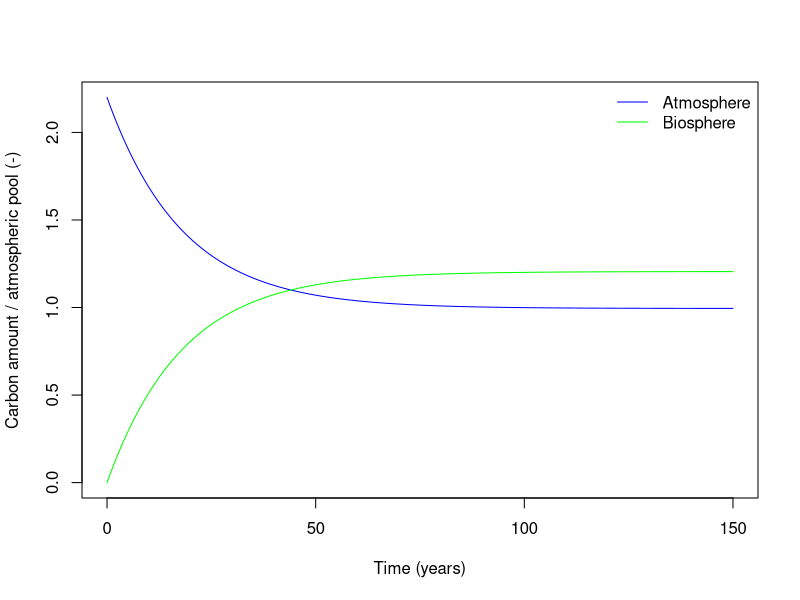
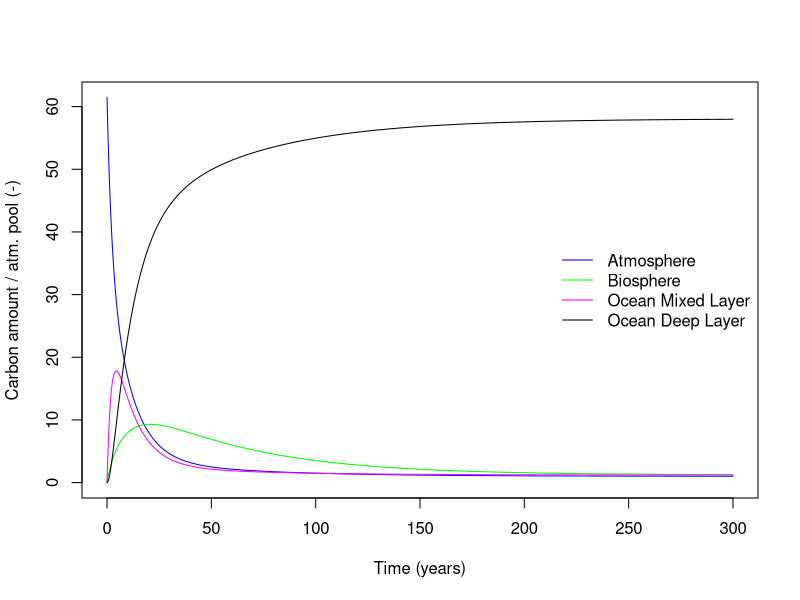
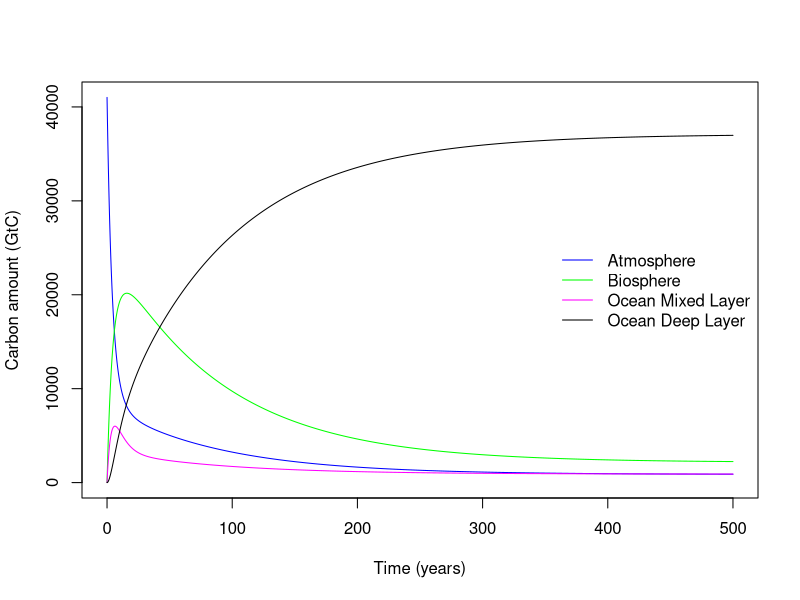
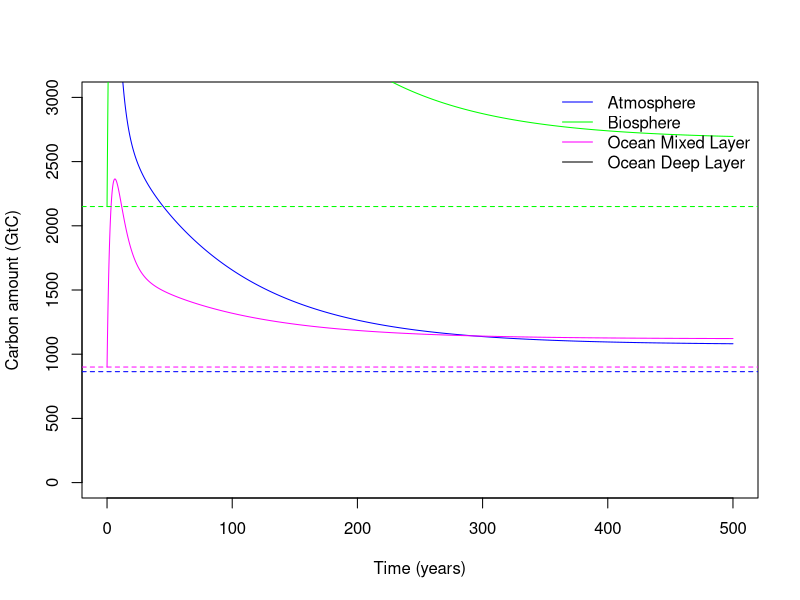

The R source for these figures, in order:
## ---- chunk 1

# Reference: 
# Avenhaus, R., S. Fenyi, and H. Frick. 1979. “Box Models for the CO2 Cycle of the Earth.” Environment International 2 (4): 379–85.

library(deSolve)

# Define the box model function
carbon_model <- function(time, state, parameters) {
  with(as.list(c(state, parameters)), {
    
    # Exchange coefficients in yr-1 (Avenhaus et al., 1979; Table 1)
    k_ab <- 1/33 
    k_ba <- 1/40
    
    # ODEs: Flux = sources minus sinks
    dA_dt <- k_ba * B - k_ab * A
    dB_dt <- k_ab * A - k_ba * B

    # Return the derivatives
    return(list(c(dA_dt, dB_dt)))
  })
}

# Initial state (Avenhaus et al., 1979; Table 1)
ya <- 1
yb <- 1.2 * ya

# Let's put all the carbon into the atmosphere
A <- ya + yb
B <- 0

initial_state <- c(A = A, B = B)

# Time points for simulation
times <- seq(0, 150, by = 0.1)

# Parameters (not used in this simple example)
parameters <- list()

# Solve the ODEs
output <- ode(y = initial_state, times = times, func = carbon_model, parms = parameters)

output <- data.frame(output)

# Plot the results
matplot(output$time, output[, c("A", "B")], type = "l", lty = 1, col = c("blue", "green"),
        xlab = "Time (years)", ylab = "Carbon amount / atmospheric pool (-)")

legend("topright", legend = c("Atmosphere", "Biosphere"), col = c("blue", "green"), lty = 1, bty = "n")

## ---- chunk 2

# Reference: 
# Avenhaus, R., S. Fenyi, and H. Frick. 1979. “Box Models for the CO2 Cycle of the Earth.” Environment International 2 (4): 379–85.

library(deSolve)

# Define the box model function
carbon_model <- function(time, state, parameters) {
  with(as.list(c(state, parameters)), {
    
    # Exchange coefficients in yr-1 (Avenhaus et al., 1979; Table 1)
    k_ab <- 1/33  
    k_ba <- 1/40
    k_am <- 1/5 
    k_ma <- 1/6
    k_md <- 1/6.2
    k_dm <- 1/300
    
    # ODEs: Flux = sources minus sinks
    dA_dt <- k_ba * B + k_ma * M - k_ab * A - k_am * A
    dB_dt <- k_ab * A - k_ba * B
    dM_dt <- k_am * A + k_dm * D - k_ma * M - k_md * M
    dD_dt <- k_md * M - k_dm * D

    # Return the derivatives
    return(list(c(dA_dt, dB_dt, dM_dt, dD_dt)))
  })
}

# Initial state

# The pool size is estimated by Craig

ya <- 1 
yb <- 1.21 * ya
ym <- 1.2 * ya
yd <- 58.06 * ya

A <- ya + yb + ym + yd
B <- 0
M <- 0
D <- 0

initial_state <- c(A = A, B = B, M = M, D = D)

# Time points for simulation
times <- seq(0, 300, by = 0.1)

# Parameters (not used in this simple example)
parameters <- list()

# Solve the ODEs
output <- ode(y = initial_state, times = times, func = carbon_model, parms = parameters)

output <- data.frame(output)

# Plot the results
matplot(output$time, output[, c("A", "B", "M", "D")], type = "l", lty = 1, col = c("blue", "green", "magenta", "black"),
        xlab = "Time (years)", ylab = "Carbon amount / atm. pool (-)")

legend("right", legend = c("Atmosphere", "Biosphere", "Ocean Mixed Layer", "Ocean Deep Layer"), col = c("blue", "green", "magenta", "black"), lty = 1, bty = "n")

## ---- chunk 3

library(deSolve)

# Define the box model function
carbon_model <- function(time, state, parameters) {
  with(as.list(c(state, parameters)), {
    
    # Exchange coefficients in yr-1 (Dessler 2022, page 75, Figure 5.2)
    k_ab <- 110/864
    k_ba <- 110/2150
    k_am <- 60/864
    k_ma <- 60/900
    k_md <- 100/900
    k_dm <- 100/37100
    
    # ODEs: Flux = sources minus sinks
    dA_dt <- k_ba * B + k_ma * M - k_ab * A - k_am * A
    dB_dt <- k_ab * A - k_ba * B
    dM_dt <- k_am * A + k_dm * D - k_ma * M - k_md * M
    dD_dt <- k_md * M - k_dm * D

    # Return the derivatives
    return(list(c(dA_dt, dB_dt, dM_dt, dD_dt)))
  })
}

# Initial state

# The pool sizes

ya <- 864 
yb <- 2150
ym <- 900
yd <- 37100

A <- ya + yb + ym + yd
B <- 0
M <- 0
D <- 0

initial_state <- c(A = A, B = B, M = M, D = D)

# Time points for simulation
times <- seq(0, 500, by = 0.1)

# Parameters (not used in this simple example)
parameters <- list()

# Solve the ODEs
output <- ode(y = initial_state, times = times, func = carbon_model, parms = parameters)

output <- data.frame(output)

# Plot the results
matplot(output$time, output[, c("A", "B", "M", "D")], type = "l", lty = 1, col = c("blue", "green", "magenta", "black"),
        xlab = "Time (years)", ylab = "Carbon amount (GtC)")

legend("right", legend = c("Atmosphere", "Biosphere", "Ocean Mixed Layer", "Ocean Deep Layer"), col = c("blue", "green", "magenta", "black"), lty = 1, bty = "n")

## ---- chunk 4

library(deSolve)

# Define the box model function
carbon_model <- function(time, state, parameters) {
  with(as.list(c(state, parameters)), {
    
    # Exchange coefficients in yr-1 (Avenhaus et al., 1979; Table 1)
    k_ab <- 110/864
    k_ba <- 110/2150
    k_am <- 60/864
    k_ma <- 60/900
    k_md <- 100/900
    k_dm <- 100/37100
    
    # ODEs: Flux = sources minus sinks
    dA_dt <- k_ba * B + k_ma * M - k_ab * A - k_am * A
    dB_dt <- k_ab * A - k_ba * B
    dM_dt <- k_am * A + k_dm * D - k_ma * M - k_md * M
    dD_dt <- k_md * M - k_dm * D

    # Return the derivatives
    return(list(c(dA_dt, dB_dt, dM_dt, dD_dt)))
  })
}

# Initial state

# The pool sizes

ya <- 864 
yb <- 2150
ym <- 900
yd <- 37100

# emissions (GtC)
ye <- 10000

A <- ya + ye
B <- yb
M <- ym
D <- yd

initial_state <- c(A = A, B = B, M = M, D = D)

# Time points for simulation
times <- seq(0, 500, by = 0.1)

# Parameters (not used in this simple example)
parameters <- list()

# Solve the ODEs
output <- ode(y = initial_state, times = times, func = carbon_model, parms = parameters)

output <- data.frame(output)

# Plot the results
matplot(output$time, output[, c("A", "B", "M", "D")], type = "l", lty = 1, col = c("blue", "green", "magenta", "black"),
        xlab = "Time (years)", ylab = "Carbon amount (GtC)", ylim = c(0,3000))

abline(h = ya, col = "blue", lty = 2)
abline(h = yb, col = "green", lty = 2)
abline(h = ym, col = "magenta", lty = 2)
abline(h = yd, col = "black", lty = 2)


legend("topright", legend = c("Atmosphere", "Biosphere", "Ocean Mixed Layer", "Ocean Deep Layer"), col = c("blue", "green", "magenta", "black"), lty = 1, bty = "n")
